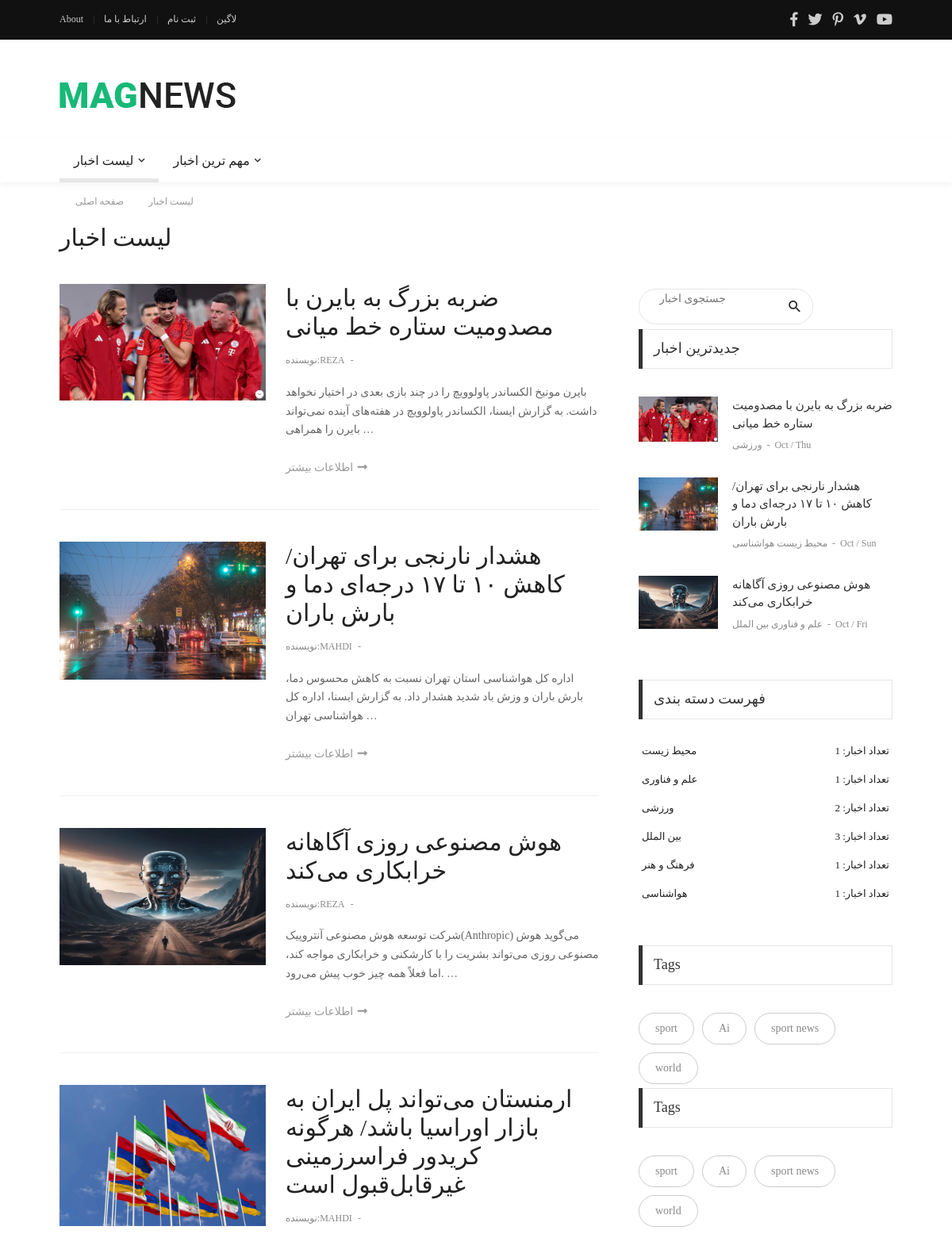
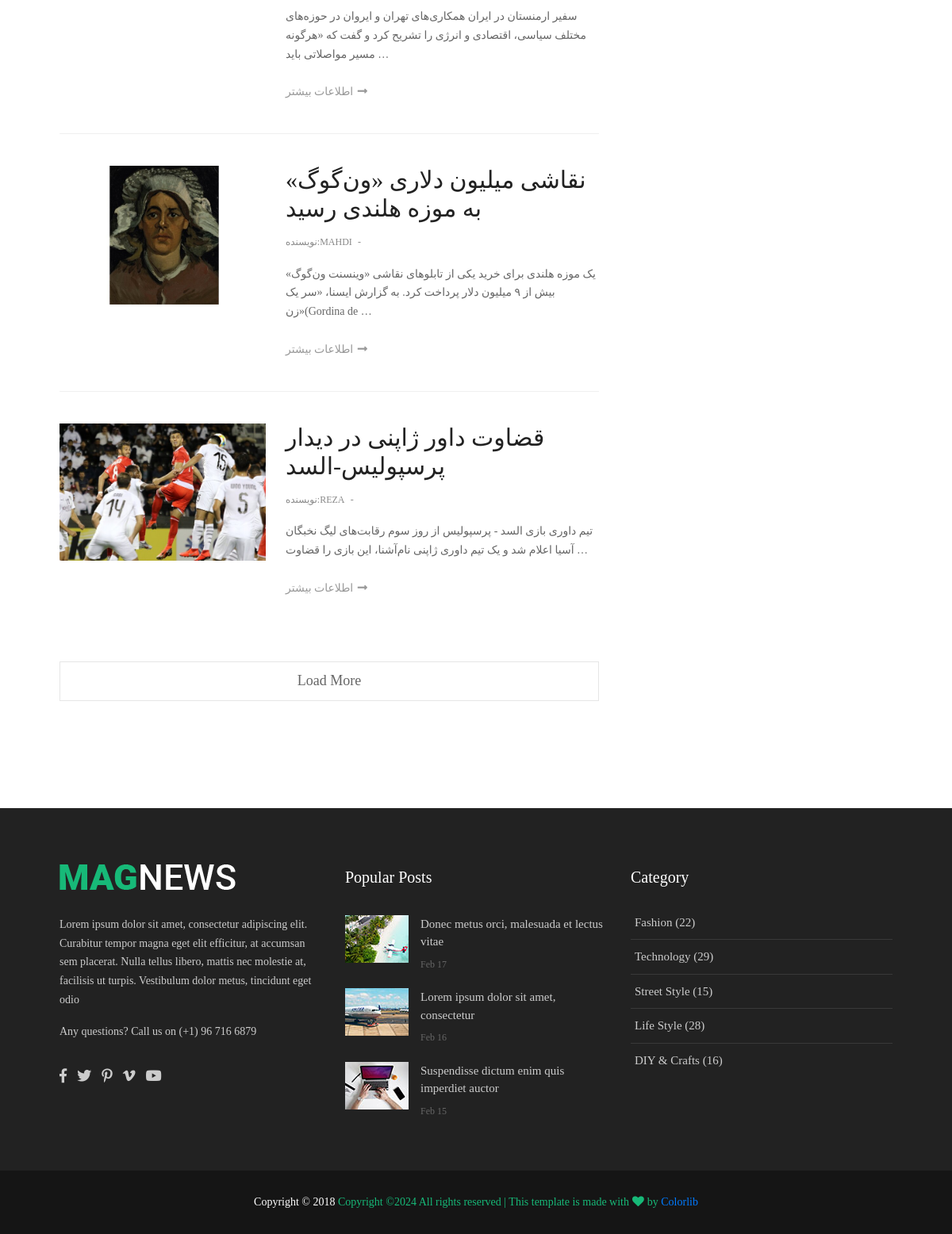
Screenshot of /blog/ with the database file from the repository (2 pictures, top to bottom).
### blog/models.py (models this page shows, shortened)
class Post(models.Model):
    title=models.CharField(max_length=255)
    description=models.TextField()
    author=models.ForeignKey(User,on_delete=models.CASCADE,null=True)
    active=models.BooleanField(default=False)
    created_time=models.DateTimeField(auto_now_add=True)
    updated_time=models.DateTimeField(auto_now=True)
    image=models.ImageField(upload_to='blog/images/',default='blog/images/rein.jpg')
    category=models.ManyToManyField('Category')
    breif_description=models.CharField(max_length=255,null=True,blank=True)
    tags=TaggableManager()
    class Meta:
        ordering = ['-created_time']

class Category(models.Model):
    title = models.CharField(max_length=255)
    def __str__(self):
        return self.title

### blog/views.py (the view)
# urls.py: path('',views.blog,name='blog'),
def blog(request,**kwargs):
    posts=Post.objects.filter(active=1)
    if kwargs.get('cat'):
        posts=posts.filter(category__title=kwargs['cat'])
    if kwargs.get('author'):
        posts=posts.filter(author__username=kwargs['author'])
    if search :=request.GET.get('search'):
        posts=posts.filter(Q(title__icontains=search)| Q(description__icontains=search))
    context = {'posts': posts}
    return render(request, 'blog/blog.html',context)

### templates/blog/blog.html (shortened to what this page needs)
{% extends 'base.html' %}
{% load static %}
{% load blog_tags %}
{% block content %}
  <div class="container">
    <div class="bg0 flex-wr-sb-c p-rl-20 p-tb-8">
      <div class="f2-s-1 p-r-30 m-tb-6">
        <a href="/" class="breadcrumb-item f1-s-3 cl9">
					صفحه اصلی
				</a>
        <a href="{% url 'blog:blog'%}" class="breadcrumb-item f1-s-3 cl9">
					لیست اخبار
				</a>
      </div>
    </div>
  </div>
  <div class="container p-t-4 p-b-40">
    <h2 class="f1-l-1 cl2">لیست اخبار</h2>
  </div>
  <section class="bg0 p-b-55">
    <div class="container">
      <div class="row justify-content-center">
        <div class="col-md-10 col-lg-8 p-b-80">
          <div class="p-r-10 p-r-0-sr991">
            <div class="m-t--40 p-b-40">
              {% for post in posts %}
                <div class="flex-wr-sb-s p-t-40 p-b-15 how-bor2">
                  <a href="{% url 'blog:post_detail' num=post.id %}" class="size-w-8 wrap-pic-w hov1 trans-03 w-full-sr575 m-b-25">
                    <img src="{{post.image.url}}" alt="IMG" /></a>
                  <div class="size-w-9 w-full-sr575 m-b-25">
                    <h5 class="p-b-12">
                      <a href="{% url 'blog:post_detail' num=post.id %}" class="f1-l-1 cl2 hov-cl10 trans-03 respon2">{{post.title }}</a></h5>
                    <div class="cl8 p-b-18">
                      <a href="{% url 'blog:author' author=post.author %}" class="f1-s-4 cl8 hov-cl10 trans-03">نویسنده:{{post.author|upper}}</a>
                      <span class="f1-s-3 m-rl-3">-</span>
                    </div>
                    <p class="f1-s-1 cl6 p-b-24">{{post.description| truncatewords:25}}</p>
                    <a href="{% url 'blog:post_detail' num=post.id %}" class="f1-s-1 cl9 hov-cl10 trans-03">
                     اطلاعات بیشتر
                      <i class="m-l-2 fa fa-long-arrow-alt-right"></i>
                    </a>
                  </div>
                </div>
              {% endfor %}
            </div>
            <a href="#" class="flex-c-c size-a-13 bo-all-1 bocl11 f1-m-6 cl6 hov-btn1 trans-03">Load More</a>
          </div>
        </div>
        <div class="col-md-10 col-lg-4 p-b-80">
          <div class="p-l-10 p-rl-0-sr991">
            {% include 'blog/includes/blog-search.html' %}
            {% recent_news %}
            {% category %}
            {% include 'blog/includes/blog-tags.html' %}
            {% news_tags %}
          </div>
        </div>
      </div>
    </div>
  </section>
{% endblock %}

### templates/base.html (shortened to what this page needs)
<!DOCTYPE html>
{% load static %}
<html lang="en">
<head>
	<link rel="stylesheet" type="text/css" href="{% static 'vendor/toastify/toastify.css' %}">
	<link rel="stylesheet" type="text/css" href="{% static 'vendor/bootstrap/css/bootstrap.min.css' %}">
	<link rel="stylesheet" type="text/css" href="{% static 'fonts/fontawesome-5.0.8/css/fontawesome-all.min.css' %}">
	<link rel="stylesheet" type="text/css" href="{% static 'fonts/iconic/css/material-design-iconic-font.min.css' %}">
	<link rel="stylesheet" type="text/css" href="{% static 'vendor/animate/animate.css' %}">
	<link rel="stylesheet" type="text/css" href="{% static 'vendor/css-hamburgers/hamburgers.min.css' %}">
	<link rel="stylesheet" type="text/css" href="{% static 'vendor/animsition/css/animsition.min.css' %}">
	<link rel="stylesheet" type="text/css" href="{% static 'css/util.min.css' %}">
	<link rel="stylesheet" type="text/css" href="{% static 'css/main.css' %}">
</head>
<body class="animsition">
	<header>
		<div class="container-menu-desktop">
			<div class="topbar">
				<div class="content-topbar container h-100">
					<div class="left-topbar">
							<a href="{% url 'website:about' %}" class="left-topbar-item">
							About
						</a>
						<a href="{% url 'website:contact' %}" class="left-topbar-item">
							ارتباط با ما
						</a>
						{%if request.user.is_authenticated %}
						<a href="#" class="left-topbar-item">
							{{request.user.username}}
						</a>
						<a href="{% url 'accounts:logout' %}" class="left-topbar-item">
							خروج از حساب
						</a>
						{% else%}
						<a href="{% url 'accounts:signup' %}" class="left-topbar-item">
							ثبت نام
						</a>
						<a href="{% url 'accounts:login' %}" class="left-topbar-item">
							لاگین
						</a>
						{%endif%}
					</div>
					<div class="right-topbar">
						<a href="#">
							<span class="fab fa-facebook-f"></span>
						</a>
						<a href="#">
							<span class="fab fa-twitter"></span>
						</a>
						<a href="#">
							<span class="fab fa-pinterest-p"></span>
						</a>
						<a href="#">
							<span class="fab fa-vimeo-v"></span>
						</a>
						<a href="#">
							<span class="fab fa-youtube"></span>
						</a>
					</div>
				</div>
			</div>
			<div class="wrap-logo container">
				<div class="logo">
					<a href="index.html"><img src="{% static 'images/icons/logo-01.png' %}" alt="LOGO"></a>
				</div>
			</div>
			<div class="wrap-main-nav">
				<div class="main-nav">
					<nav class="menu-desktop">
						<ul class="main-menu">
							<li class="main-menu-active">
								<a href="{% url 'blog:blog'%}">لیست اخبار</a>
							</li>
							<li class="mega-menu-item">
								<a href="{% url 'blog:blog'%}">مهم ترین اخبار</a>
							</li>
						</ul>
					</nav>
				</div>
			</div>
		</div>
	</header>
{% block content %}
{% endblock content %}
<footer>
    <div class="bg2 p-t-40 p-b-25">
        <div class="container">
            <div class="row">
                <div class="col-lg-4 p-b-20">
                    <div class="size-h-3 flex-s-c">
                        <a href="index.html">
                            <img class="max-s-full" src="{% static 'images/icons/logo-02.png' %}" alt="LOGO">
                        </a>
                    </div>
                    <div>
                        <p class="f1-s-1 cl11 p-b-16">
                            Lorem ipsum dolor sit amet, consectetur adipiscing elit. Curabitur tempor magna eget elit efficitur, at accumsan sem placerat. Nulla tellus libero, mattis nec molestie at, facilisis ut turpis. Vestibulum dolor metus, tincidunt eget odio
                        </p>
                        <p class="f1-s-1 cl11 p-b-16">
                            Any questions? Call us on (+1) 96 716 6879
                        </p>
                        <div class="p-t-15">
                            <a href="#" class="fs-18 cl11 hov-cl10 trans-03 m-r-8">
                                <span class="fab fa-facebook-f"></span>
                            </a>
                            <a href="#" class="fs-18 cl11 hov-cl10 trans-03 m-r-8">
                                <span class="fab fa-twitter"></span>
                            </a>
                            <a href="#" class="fs-18 cl11 hov-cl10 trans-03 m-r-8">
                                <span class="fab fa-pinterest-p"></span>
                            </a>
                            <a href="#" class="fs-18 cl11 hov-cl10 trans-03 m-r-8">
                                <span class="fab fa-vimeo-v"></span>
                            </a>
                            <a href="#" class="fs-18 cl11 hov-cl10 trans-03 m-r-8">
                                <span class="fab fa-youtube"></span>
                            </a>
                        </div>
                    </div>
                </div>
                <div class="col-sm-6 col-lg-4 p-b-20">
                    <div class="size-h-3 flex-s-c">
                        <h5 class="f1-m-7 cl0">
                            Popular Posts
                        </h5>
                    </div>
                    <ul>
                        <li class="flex-wr-sb-s p-b-20">
                            <a href="#" class="size-w-4 wrap-pic-w hov1 trans-03">
                                <img src="{% static 'images/popular-post-01.jpg' %}" alt="IMG">
                            </a>
                            <div class="size-w-5">
                                <h6 class="p-b-5">
                                    <a href="#" class="f1-s-5 cl11 hov-cl10 trans-03">
                                        Donec metus orci, malesuada et lectus vitae
                                    </a>
                                </h6>
                                <span class="f1-s-3 cl6">
                                    Feb 17
                                </span>
                            </div>
                        </li>
                        <li class="flex-wr-sb-s p-b-20">
                            <a href="#" class="size-w-4 wrap-pic-w hov1 trans-03">
                                <img src="{% static 'images/popular-post-02.jpg' %}" alt="IMG">
                            </a>
                            <div class="size-w-5">
                                <h6 class="p-b-5">
                                    <a href="#" class="f1-s-5 cl11 hov-cl10 trans-03">
                                        Lorem ipsum dolor sit amet, consectetur
                                    </a>
                                </h6>
                                <span class="f1-s-3 cl6">
                                    Feb 16
                                </span>
                            </div>
                        </li>
                        <li class="flex-wr-sb-s p-b-20">
                            <a href="#" class="size-w-4 wrap-pic-w hov1 trans-03">
                                <img src="{% static 'images/popular-post-03.jpg' %}" alt="IMG">
                            </a>
                            <div class="size-w-5">
                                <h6 class="p-b-5">
                                    <a href="#" class="f1-s-5 cl11 hov-cl10 trans-03">
                                        Suspendisse dictum enim quis imperdiet auctor
                                    </a>
                                </h6>
                                <span class="f1-s-3 cl6">
                                    Feb 15
                                </span>
                            </div>
                        </li>
                    </ul>
                </div>
                <div class="col-sm-6 col-lg-4 p-b-20">
                    <div class="size-h-3 flex-s-c">
                        <h5 class="f1-m-7 cl0">
                            Category
                        </h5>
                    </div>
                    <ul class="m-t--12">
                        <li class="how-bor1 p-rl-5 p-tb-10">
                            <a href="#" class="f1-s-5 cl11 hov-cl10 trans-03 p-tb-8">
                                Fashion (22)
                            </a>
                        </li>
                        <li class="how-bor1 p-rl-5 p-tb-10">
                            <a href="#" class="f1-s-5 cl11 hov-cl10 trans-03 p-tb-8">
                                Technology (29)
                            </a>
                        </li>
                        <li class="how-bor1 p-rl-5 p-tb-10">
                            <a href="#" class="f1-s-5 cl11 hov-cl10 trans-03 p-tb-8">
                                Street Style (15)
                            </a>
                        </li>
                        <li class="how-bor1 p-rl-5 p-tb-10">
                            <a href="#" class="f1-s-5 cl11 hov-cl10 trans-03 p-tb-8">
                                Life Style (28)
                            </a>
                        </li>
                        <li class="how-bor1 p-rl-5 p-tb-10">
                            <a href="#" class="f1-s-5 cl11 hov-cl10 trans-03 p-tb-8">
                                DIY & Crafts (16)
                            </a>
                        </li>
                    </ul>
                </div>
            </div>
        </div>
    </div>
    <div class="bg11">
        <div class="container size-h-4 flex-c-c p-tb-15">
            <span class="f1-s-1 cl0 txt-center">
                Copyright © 2018
                <a href="#" class="f1-s-1 cl10 hov-link1">
Copyright &copy;<script>document.write(new Date().getFullYear());</script> All rights reserved | This template is made with <i class="fa fa-heart" aria-hidden="true"></i> by <a href="https://colorlib.com" target="_blank">Colorlib</a>
            </span>
        </div>
    </div>
</footer>
</body>
</html>

### templates/blog/includes/blog-search.html
<div class="pos-relative size-a-2 bo-1-rad-22 of-hidden bocl11 m-tb-6">
  <form class="f1-s-1 cl6 plh9 s-full p-l-25 p-r-45"  method="GET" action="{% url 'blog:blog' %}" >
    <input name="search" type="text"  placeholder="جستجوی اخبار"  />
  </form>
  <button class="flex-c-c size-a-1 ab-t-r fs-20 cl2 hov-cl10 trans-03"><i class="zmdi zmdi-search"></i></button>
  </div>

### templates/blog/includes/blog-recent.html (shortened to what this page needs)
  <div class="p-b-30">
    <div class="how2 how2-cl4 flex-s-c">
      <h3 class="f1-m-2 cl3 tab01-title">جدیدترین اخبار</h3>
    </div>
    <ul class="p-t-35">
      {% for post in posts%}
      <li class="flex-wr-sb-s p-b-30">
        <a href="#" class="size-w-10 wrap-pic-w hov1 trans-03">
          <img src="{{post.image.url}}" alt="IMG">
        </a>
        <div class="size-w-11">
          <h6 class="p-b-4">
            <a href="{% url 'blog:post_detail' num=post.id %}" class="f1-s-5 cl3 hov-cl10 trans-03">
             {{post.title}}
            </a>
          </h6>
          <span class="cl8 txt-center p-b-24">
            {% for cat in post.category.all %}
            <a href="{% url 'blog:category' cat=cat.title %}" class="f1-s-6 cl8 hov-cl10 trans-03">
              {{cat.title}}
            </a>
            {% endfor %}
            <span class="f1-s-3 m-rl-3">
              -
            </span>
            <span class="f1-s-3">
              {{post.updated_time | date:" M / D"}}
            </span>
          </span>
        </div>
      </li>
      {%endfor%}
    </ul>
  </div>

### templates/blog/includes/blog-categories.html (shortened to what this page needs)
  <div class="p-b-37">
    <div class="how2 how2-cl4 flex-s-c">
      <h3 class="f1-m-2 cl3 tab01-title">
        فهرست دسته بندی
      </h3>
    </div>
    <ul class="p-t-32">
    {% for cat,num in categories_count.items %}
      <li class="p-rl-4 p-b-19">
        <a href="{% url 'blog:category' cat=cat.title %}" class="flex-wr-sb-c f1-s-10 text-uppercase cl2 hov-cl10 trans-03">
          <span>
         {{cat}}
          </span>
          <span>
            تعداد اخبار:
            {{num}}
          </span>
        </a>
      </li>
    {% endfor %}
    </ul>
  </div>

### templates/blog/includes/blog-tags.html
<div>
    <div class="how2 how2-cl4 flex-s-c m-b-30">
      <h3 class="f1-m-2 cl3 tab01-title">Tags</h3>
    </div>
    <div class="flex-wr-s-s m-rl--5">
    {% for post in posts %}
      {%for tag in post.tags.all %}
      <a href="#" class="flex-c-c size-h-2 bo-1-rad-20 bocl12 f1-s-1 cl8 hov-btn2 trans-03 p-rl-20 p-tb-5 m-all-5">
        {{tag.name}}
      </a>
      {%  endfor %}
    {% endfor %}
    </div>
  </div>

### rows the page displays
Post: image (picture), title "ضربه بزرگ به بایرن با مصدومیت ستاره خط میانی", author "REZA", description "بایرن مونیخ الکساندر پاولوویچ را در چند بازی بعدی در اختیار نخواهد داشت. به گزارش ایسنا، الکساندر پاولوویچ در هفته‌های آینده نمی‌تواند بایرن را همراهی …", updated_time "Oct / Thu"
Post: image (picture), title "هشدار نارنجی برای تهران/ کاهش ۱۰ تا ۱۷ درجه‌ای دما و بارش باران", author "MAHDI", description "اداره کل هواشناسی استان تهران نسبت به کاهش محسوس دما، بارش باران و وزش باد شدید هشدار داد. به گزارش ایسنا، اداره کل هواشناسی تهران …", updated_time "Oct / Sun"
Post: image (picture), title "هوش مصنوعی روزی آگاهانه خرابکاری می‌کند", author "REZA", description "شرکت توسعه هوش مصنوعی آنتروپیک(Anthropic) می‌گوید هوش مصنوعی روزی می‌تواند بشریت را با کارشکنی و خرابکاری مواجه کند، اما فعلاً همه چیز خوب پیش می‌رود. …", updated_time "Oct / Fri"
Post: image (picture), title "ارمنستان می‌تواند پل ایران به بازار اوراسیا باشد/ هرگونه کریدور فراسرزمینی غیرقابل‌قبول است", author "MAHDI", description "سفیر ارمنستان در ایران همکاری‌های تهران و ایروان در حوزه‌های مختلف سیاسی، اقتصادی و انرژی را تشریح کرد و گفت که «هرگونه مسیر مواصلاتی باید …"
Post: image (picture), title "نقاشی میلیون دلاری «ون‌گوگ» به موزه هلندی رسید", author "MAHDI", description "یک موزه هلندی برای خرید یکی از تابلوهای نقاشی «وینسنت ون‌گوگ» بیش از ۹ میلیون دلار پرداخت کرد. به گزارش ایسنا، «سر یک زن»(Gordina de …"
Post: image (picture), title "قضاوت داور ژاپنی در دیدار پرسپولیس-السد", author "REZA", description "تیم داوری بازی السد - پرسپولیس از روز سوم رقابت‌های لیگ نخبگان آسیا اعلام شد و یک تیم داوری ژاپنی نام‌آشنا، این بازی را قضاوت …"
Category: title "ورزشی", num "2"
Category: title "محیط زیست", id "1"
Category: title "هواشناسی", num "1"
Category: title "علم و فناوری", num "1"
Category: title "بین الملل", num "3"
Category: title "فرهنگ و هنر", num "1"
Tag: name "sport"
Tag: name "Ai"
Tag: name "sport news"
Tag: name "world"
